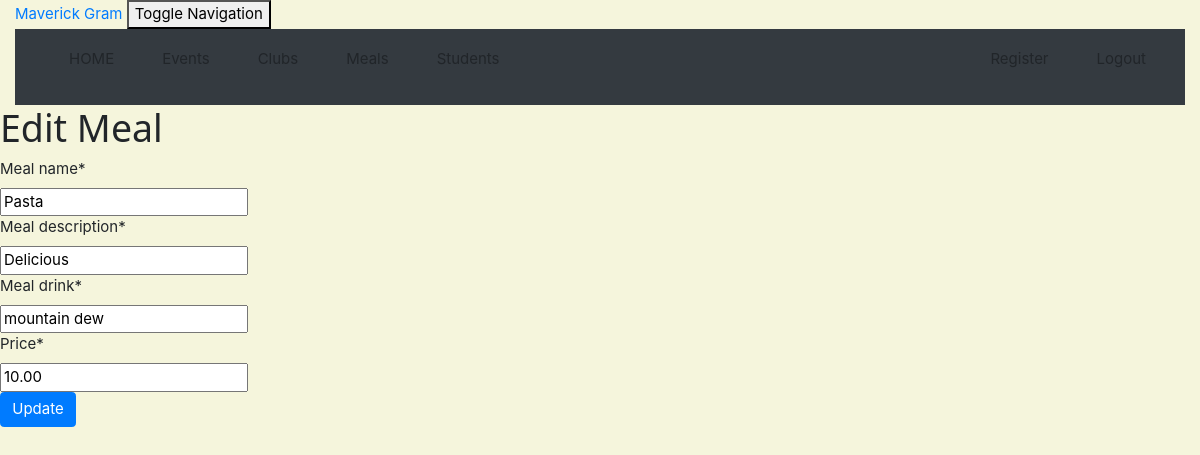
The app's page /meal/5/edit/ (signed in), older data.
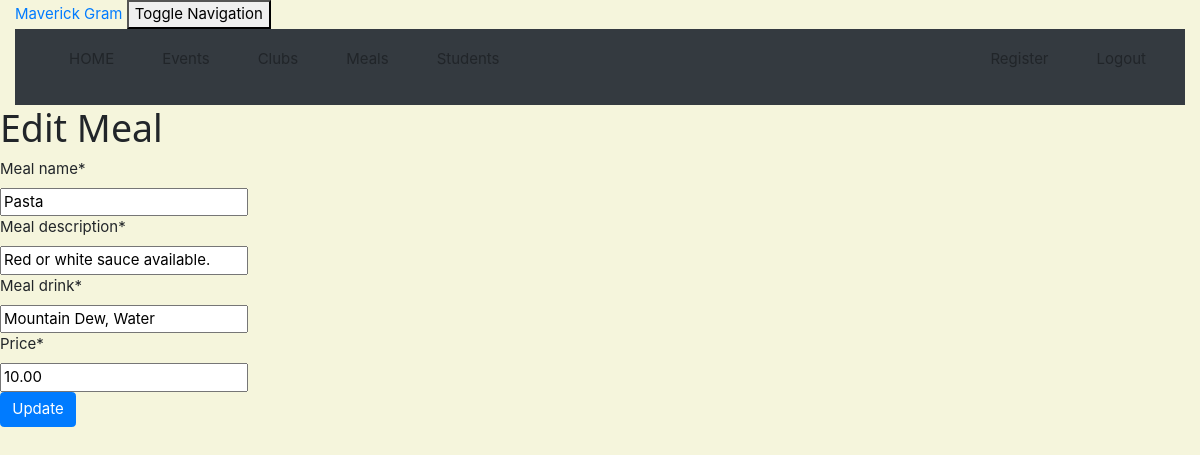
The same page, newer data.
### crm/models.py (models this page shows)
class Meal(models.Model):
    meal_name = models.CharField(max_length=200)
    meal_description = models.CharField(max_length=200)
    meal_drink = models.CharField(max_length=200)
    price = models.CharField(max_length=200)

### crm/views.py (the view)
# urls.py: path('meal/<int:pk>/edit/', views.meal_edit, name='meal_edit'),
@staff_member_required
def meal_edit(request, pk):
    meal = get_object_or_404(Meal, pk=pk)
    if request.method == "POST":
        form = MealForm(request.POST, instance=meal)
        if form.is_valid():
            meal = form.save(commit=False)
            meal.updated_date = timezone.now()
            meal.save()
            meal = Meal.objects.filter()
            return render(request, 'crm/meal_list.html',
                          {'meals': meal})
    else:
        form = MealForm(instance=meal)
    return render(request, 'crm/meal_edit.html', {'form': form})

### crm/forms.py
class MealForm(forms.ModelForm):
    class Meta:
        model = Meal
        fields = ('meal_name', 'meal_description', 'meal_drink', 'price')

### crm/templates/crm/meal_edit.html (shortened to what this page needs)
<!DOCTYPE html>
<html lang="en">
{% extends 'crm/base.html' %}
{% load crispy_forms_tags %}
{% block content %}
    <h1>Edit Meal</h1>
    <form method="POST" class="customer-form">{% csrf_token %}
        {{ form|crispy }}
        <button type="submit" class="btn btn-primary">Update</button>
    </form>
{% endblock %}

Row changes from the older to the newer data that the page shows:
changed Meal "Pasta": meal_description "Delicious" → "Red or white sauce available."; meal_drink "mountain dew" → "Mountain Dew, Water"
